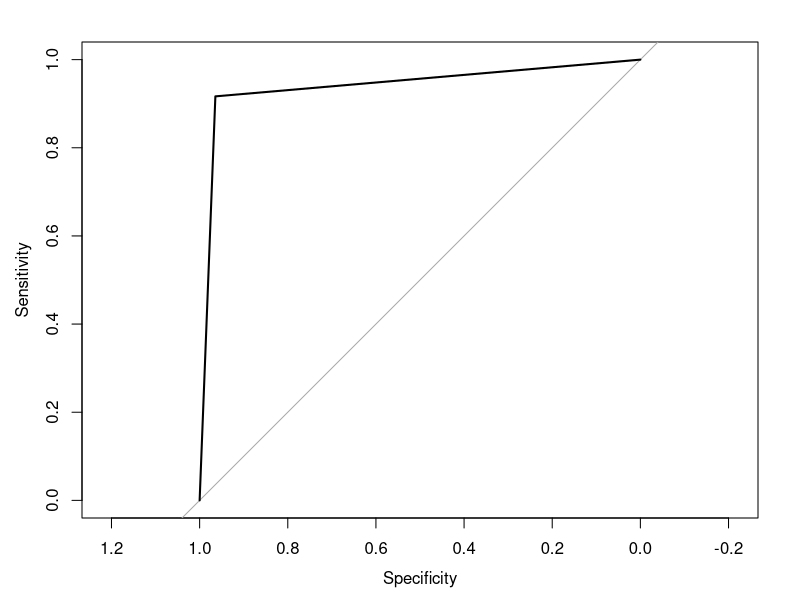

Write the R code that produced this figure. (Note: this script raises an error after producing the figure.)
library (caret)
library(tidyverse)
library(skimr)
library(glmnet)
library(Matrix)
library(ROCR)
library(ggplot2)

#This project is a look into customer loan default data of a big bank in America
#and predicting what type of customer would default on their loans and what type would not.


loan_default <- read_csv (file = "loan_default.csv")

# step 0 Exploratory data analysis (EDA)
skim(loan_default)
summary(loan_default)

# make cat. variables that R missed to be cat. using factor function
loan_default <- loan_default %>% mutate_at (c(1, 7:10), as.factor)

skim(loan_default)

options(scipen=999)#Turn off scientific notation as global setting

# EDA performed in the first R script

# Where the rework was done.
#loan_default (this is name of my data frame)
# Default (response variable)


# Modeling

#Step 1 Creating dummy variables
Ldefault_predictors_dummy <- model.matrix(Default~ ., data = loan_default )#create dummy variables expect for the response
Ldefault_predictors_dummy<- data.frame(Ldefault_predictors_dummy[,-1]) #get rid of intercept and make data frame
loan_default <- cbind(Default=loan_default$Default, Ldefault_predictors_dummy)



Ldefault_predictors_dummy <- model.matrix(Default ~ .,
                                      data = loan_default)


Ldefault_predictors_dummy <- data.frame(Ldefault_predictors_dummy[,-1])
loan_default <-cbind(Default = loan_default$Default, Ldefault_predictors_dummy)


# Partition Data (Training & Testing)
set.seed(99)
index <- createDataPartition(loan_default$Default, p = .8, list=FALSE) #It should always be the respons variable
Ldefault_train <- loan_default[index,]
Ldefault_test <- loan_default [-index,]

# step 2 train the model
# install.packages("MASS")
# install.packages("ipred")
# Backward selection
library(MASS)

# Check the levels of the response variable
levels(Ldefault_train$Default)

# Make sure levels are valid R variable names
Ldefault_train$Default <- make.names(Ldefault_train$Default)

# Now, train your model
set.seed(10)
subset_model <- train(Default ~ .,
                      data = Ldefault_train,
                      method = "glmStepAIC",
                      direction = "forward",
                      trControl = trainControl(method = "none",
                                               classProbs = TRUE,
                                               summaryFunction = twoClassSummary),
                      metric = "ROC")

#this helps me see the coefficients of the independent variables in my dataset 
#and how significant they are to my entire model. # we also see our z-values here and out AIC as well.
# The number of fisher scoring iterations is also included in the summary of the "subset_model" returned 
summary(subset_model)


#step 3 Getting predictions on the testing set of my dataset 
Ldefault_pred <- predict(subset_model, Ldefault_test)
Ldefault_pred


# step 4 Evaluating the performance of our model on the testing set
# There are various ways you can evaluate your predictive model. 
# Confusion Matrix: This method/tool woudl summary the performance of a classification algorithm.
#It would provide the count of true positives, true negatives, false positives and false negatives.

# Confusion Matrix:
# Convert predicted values and actual test set labels to factors
Ldefault_pred <- as.factor(Ldefault_pred)
Ldefault_test$Default <- as.factor(Ldefault_test$Default)

# Check if levels match and if not, make them match
if (!all(levels(Ldefault_pred) %in% levels(Ldefault_test$Default))) {
  levels(Ldefault_pred) <- levels(Ldefault_test$Default)
} else if (!all(levels(Ldefault_test$Default) %in% levels(Ldefault_pred))) {
  levels(Ldefault_test$Default) <- levels(Ldefault_pred)
}

# Now, calculate confusion matrix
conf_matrix <- confusionMatrix(Ldefault_pred, Ldefault_test$Default)
print(conf_matrix)


# ROC Curve and AUC
library(pROC)
roc_curve <- roc(Ldefault_test$Default, as.numeric(as.character(Ldefault_pred)))
auc_roc <- auc(roc_curve)
plot(roc_curve)
print(auc_roc)

# Precision-Recall Curve and AUC
pr_curve <- pr.curve(Ldefault_test$Default, as.numeric(as.character(Ldefault_pred)))
plot(pr_curve$recall, pr_curve$precision, type='l', ylim=c(0,1), xlim=c(0,1), xlab='Recall', ylab='Precision')
auc_pr <- pr_curve$auc.integral
print(auc_pr)
